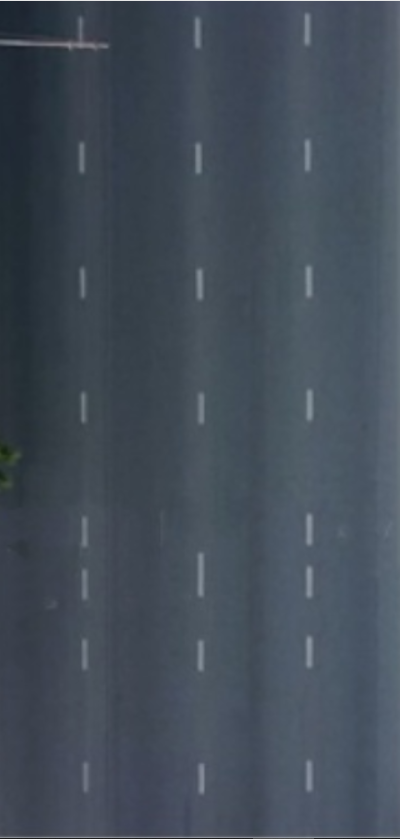
#> input picture mini project/images/f0.png, 400 x 839 px, given in place of a2.png, which was not available
$ python 'complete code.py'
#> lines starting #> are read from the running program, lines starting #| are printed output that depends on the picture; after the words box and inside, x2 and y2 are one past the last pixel; in counts of white or black regions, pixels touching at a corner belong together; pictures that were not available may be replaced by others from this repository, and a replacement may not be noted
import cv2
a=cv2.imread("a2.png",0)
#> a: shape (839, 400); min 27, max 231, mean 75.1
a=cv2.GaussianBlur(a,(5,5),0)
b=cv2.imread("f1.png",0)
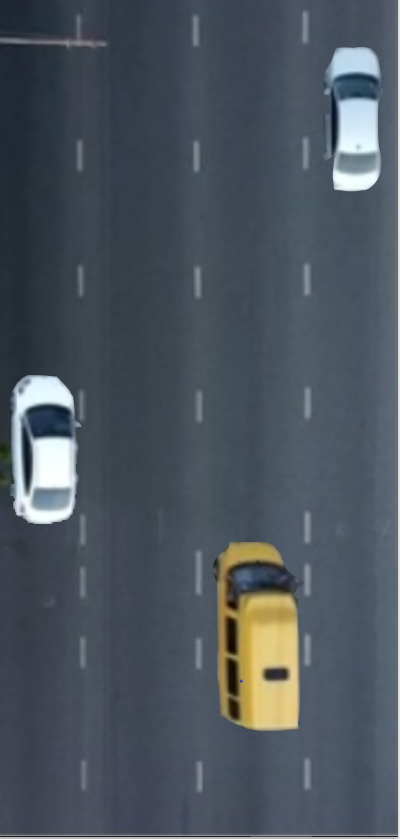
#> input picture mini project/images/f1.png, 400 x 839 px, found by its file name
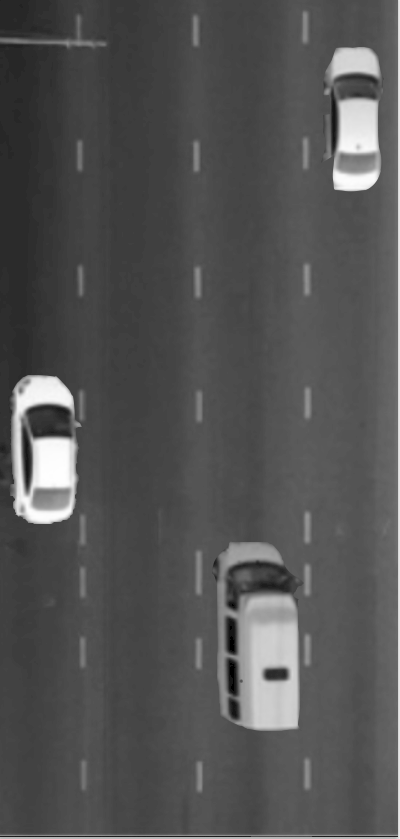
#> b: shape (839, 400); min 0, max 254, mean 83.4
b=cv2.GaussianBlur(b,(5,5),0)


c=cv2.absdiff(a,b)
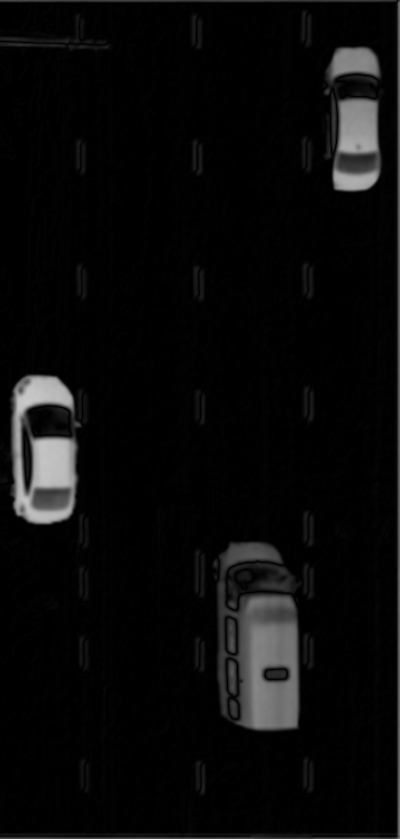
#> c: shape (839, 400); min 0, max 201, mean 10.3
_, cc=cv2.threshold(c, 50,255, cv2.THRESH_BINARY)
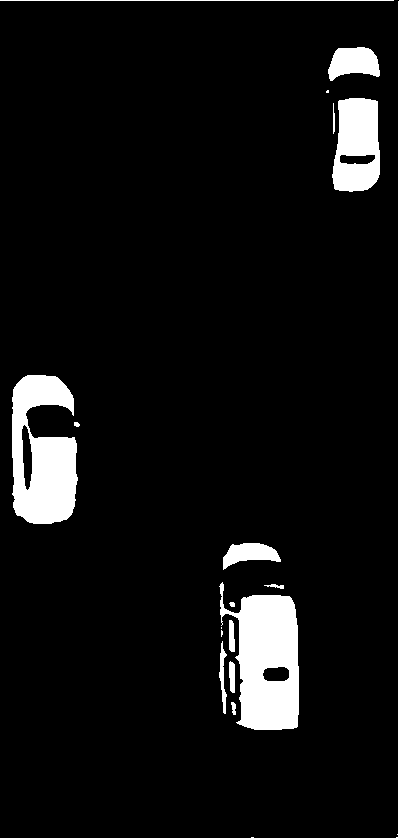
#> cc: shape (839, 400); 7% white; 18 white regions (3 under 20 px), largest, box (x1, y1, x2, y2) and area: (219, 582, 299, 730) 7600, (12, 375, 78, 524) 6951, (332, 98, 380, 192) 3565
count=cv2.findContours(a,cv2.RETR_LIST,cv2.CHAIN_APPROX_SIMPLE)[-2]
#> count = [[[0, 0], [0, 838], [399, 838], [399, 0]]]
s1=800
s2=5000
j=0
for i in count:
    if s1<cv2.contourArea(i)<s2:
        j=j+1
#> this loop made 1 pass
#> i on pass 1: [[0, 0], [0, 838], [399, 838], [399, 0]]
#> after the loop, j = 0
print(j)
#| 0
cv2.imshow("a",a)
cv2.imshow("b",b)
cv2.imshow("c",c)
cv2.imshow("cc",cc)
